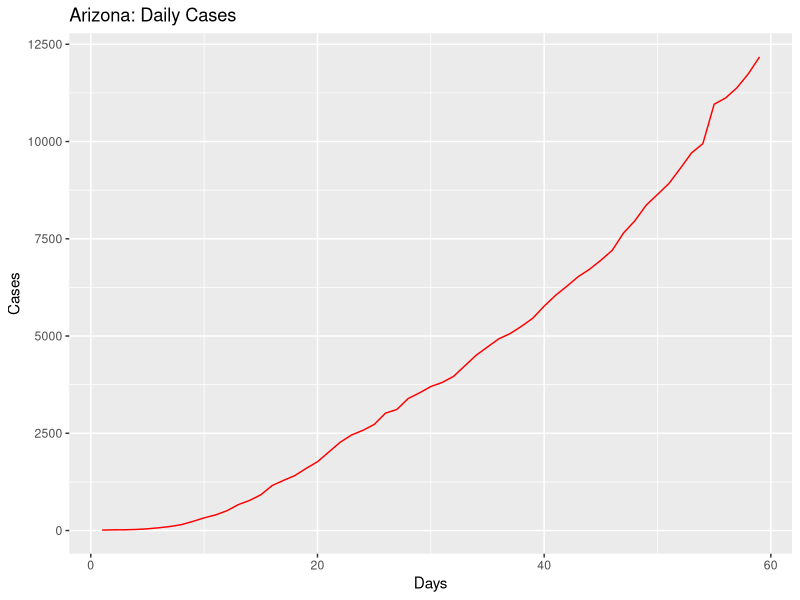
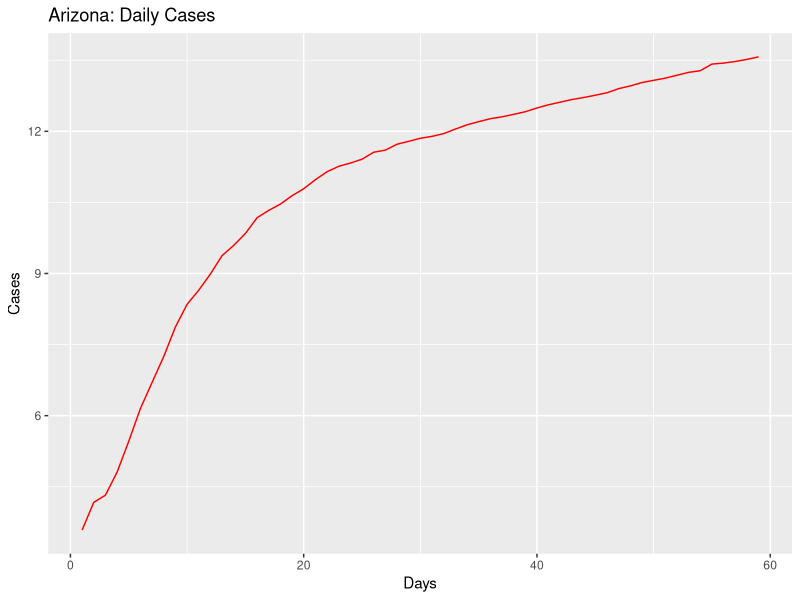
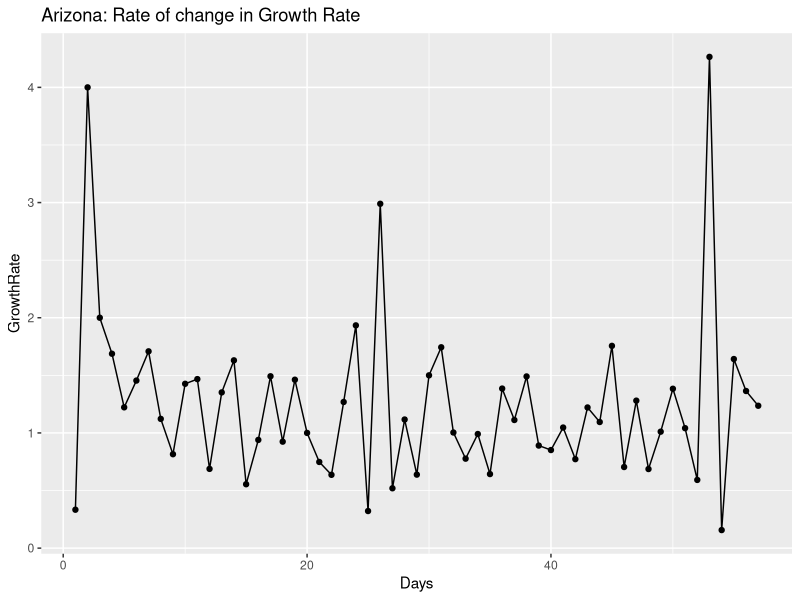
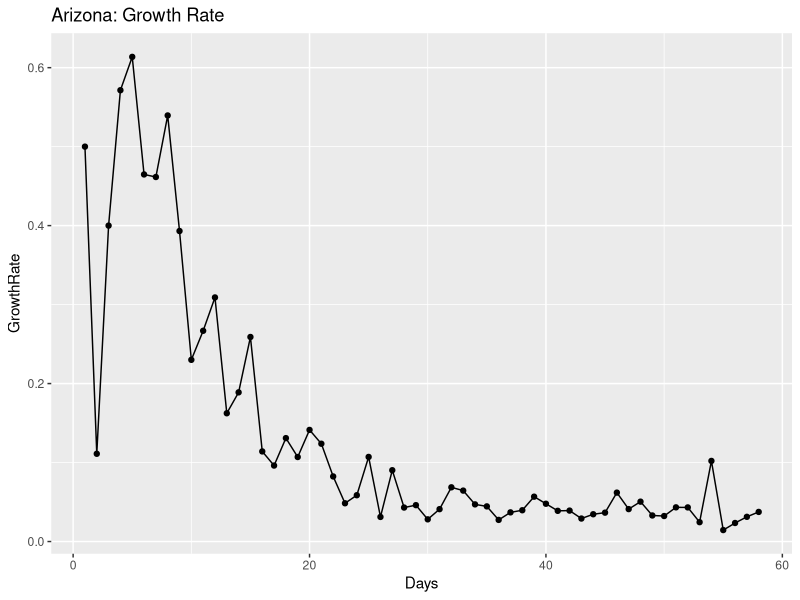
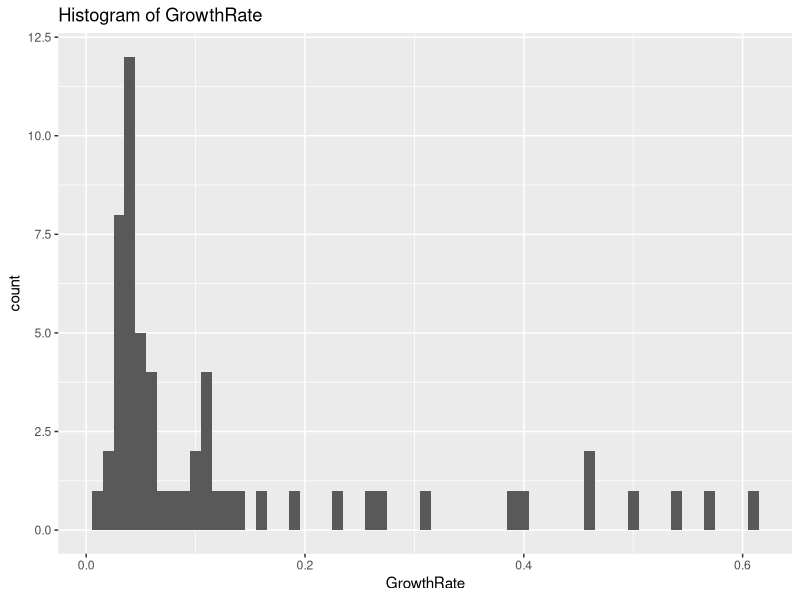
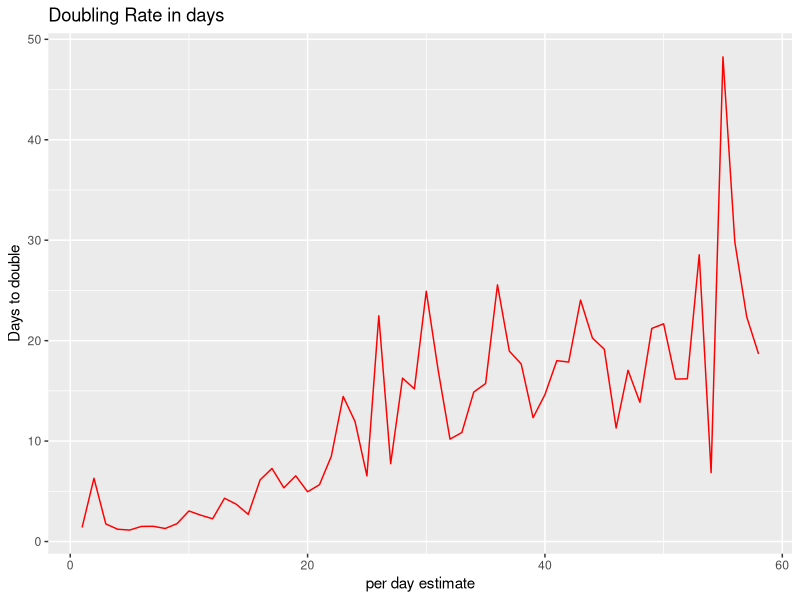
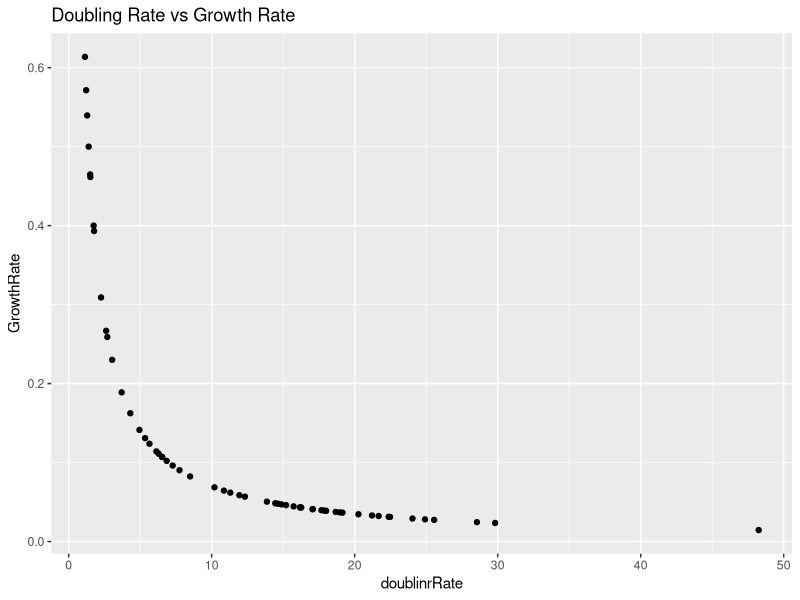
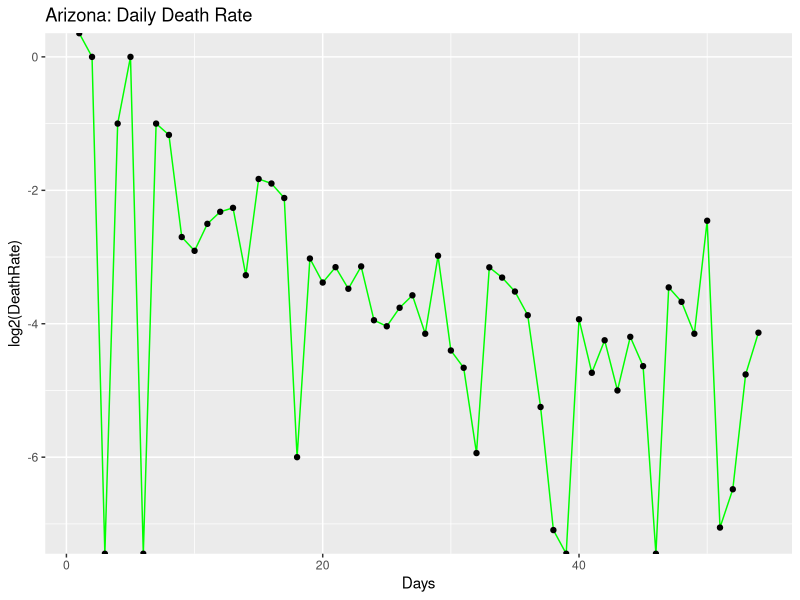

These charts were generated, in order, by the following R code:
## ---- chunk 1
knitr::opts_chunk$set(echo = TRUE)
## ---- chunk 2
library(ggplot2)
library(gridExtra)
library(dplyr)

coronaGrowth <- function(absoluteNumbers){
  growthfactor <- NULL
  absgrowth <- NULL
  for(i in 1:length(absoluteNumbers))
  {
    #print((absoluteNumbers[i]-absoluteNumbers[i+1]/absoluteNumbers[i+1])/absoluteNumbers[i+1])
    growthfactor[i] <- ((absoluteNumbers[i]-absoluteNumbers[i+1]))/(absoluteNumbers[i+1]-absoluteNumbers[i+2])  
    #growthfactor[i] <- ((absoluteNumbers[i]-absoluteNumbers[i+1]))/(absolutenumbers[i])
  }
  
  return (rev(growthfactor))
}

DailyGrowthRate <- function(absoluteNumbers)
{
  growthfactor <- NULL
  absgrowth <- NULL
  for(i in 1:length(absoluteNumbers))
  {
    #print((absoluteNumbers[i]-absoluteNumbers[i+1]/absoluteNumbers[i+1])/absoluteNumbers[i+1])
    growthfactor[i] <- ((absoluteNumbers[i]/absoluteNumbers[i+1]))-1 
    #growthfactor[i] <- ((absoluteNumbers[i]-absoluteNumbers[i+1]))/(absolutenumbers[i])
  }
  
  return (rev(growthfactor))  
}

DoublingRate <- function(absoluteNumbers)
{
  doublingrRate <- NULL
  cumsum <- NULL
  for(i in 1:length(absoluteNumbers))
  {
    
    doublingrRate[i] <- (70/(absoluteNumbers[i]*100))
    
  }
  return ((doublingrRate))  
}

#Calculate the mean and median growth rate:
MeanMediangrowthrate <- function(dataTrend1)
{
  MeanGRTrend <- NULL
  MedianGRTrend <- NULL
  
  for(i in 1:length(dataTrend1$GrowthRate))
  {
    MedianGRTrend[i] <- median(dataTrend1[1:i,"GrowthRate"])
    MeanGRTrend[i] <- mean(dataTrend1[1:i,"GrowthRate"])
  }
  
  dataTrend1$MedianGRT = MedianGRTrend
  dataTrend1$MeanGRT = MeanGRTrend
  
  return(dataTrend1)

}

#Calculate ratio of newdeaths/newcases
newDeathstonewCases <- function(absolutenumbers,totaldeaths)
{
  newCases <- NULL
  newDeaths <- NULL
  for(i in 1:length(absolutenumbers))
  {
    if(i == length(absolutenumbers))
    {
      print("reached the end")
    }else{
     newDeaths[i] = (totaldeaths[i]-totaldeaths[i+1])
     newCases[i] = (absolutenumbers[i]-absolutenumbers[i+1]) 
    }
  }
  

  days <- seq(2:length(absolutenumbers))
 return(data.frame( newDeaths = rev(newDeaths),newCases = rev(newCases),Days = days))
 
}

#Calculate ratio of deaths to totalCases
totalDeathstoCases <- function(absolutenumbers,totaldeaths)
{
  ratio <- NULL
  for(i in 1:length(absolutenumbers))
  {

     ratio[i] = (totaldeaths[i])/(absolutenumbers[i]) 
  }
  
  return(rev(ratio))
}
## ---- chunk 3
#Arizona

absolutenumbers <- c(12176,11736,11380,11119,10960,9945,9707,9305,8919,8640,8364,7962,7648,7202,6948,6716,6526,6280,6045,5769,5459,5251,5064,4929,4719,4507,4234,3962,3806,3702,3539,3393,3112,3018,2726,2575,2456,2269,2019,1769,1598,1413,1289,1157,919,773,665,508,401,326,234,152,104,71,44,28,20,18,12)

totaldeaths <- c(594,562,542,536,532,450,426,395,362,362,348,330,320,304,293,275,275,273,266,249,229,208,187,184,177,169,150,142,131,122,115,108,97,89,80,73,65,64,52,41,32,29,24,20,17,15,13,9,6,6,3,2,2,1,0,0,0,0,0)

#America
#absolutenumbers <- c(101.7*1000,83.8*1000,65.8*1000,53.7*1000,43.8*1000,33.3*1000,25*1000,19*1000,13.7*1000,7.8*1000,6.4*1000,4.6*1000,3.5*1000,2.7*1000)
## ---- chunk 4
growthrate <- na.exclude(coronaGrowth(absolutenumbers))
days <- seq(1:length(growthrate))
dataTrend <- data.frame(GrowthRate = growthrate,Days = days)
print(dataTrend)
p1 <- ggplot(data=dataTrend, aes(x=Days, y=GrowthRate, group=1)) +ggtitle("Arizona: Rate of change in Growth Rate")+
  geom_line()+
  geom_point()

print(dataTrend)
#print(dataTrend1)




growthrate1 <- na.exclude(DailyGrowthRate(absolutenumbers))
doublingrate1 <- na.exclude(DoublingRate(growthrate1))
days1 <- seq(1:length(growthrate1))
dataTrend1 <- data.frame(GrowthRate = growthrate1,Days = days1,doublinrRate = doublingrate1)
print(dataTrend1)
multiplier <- tail(dataTrend1, n = 1)
pred_val <- (head(absolutenumbers, n = 1)*multiplier[,"GrowthRate"])+head(absolutenumbers, n = 1)

p2 <- ggplot(data=dataTrend1, aes(x=Days, y=GrowthRate, group=1)) +ggtitle("Arizona: Growth Rate")+
  geom_line()+
  geom_point()

days <- seq(1:length(absolutenumbers))
growthrate <- append(growthrate, c(1,1),after = 0)
dataOriginal <- data.frame(Cases = rev(absolutenumbers), Days = days)
p3<- ggplot() +geom_line(data=dataOriginal, aes(x=Days, y=Cases,),color = "Red")+labs(title="Arizona: Daily Cases", y="Cases", x="Days")

p3_log<- ggplot() +geom_line(data=dataOriginal, aes(x=Days, y=log2(Cases)),color = "Red")+labs(title="Arizona: Daily Cases", y="Cases", x="Days")+
  #geom_line(data=dataOriginal, aes(x=Days+1, y=Prediction),color = "Blue")
  geom_point()



# Analyze growth rate to get interval of values
summary(dataTrend1$GrowthRate)
dataTrend1%>%select("GrowthRate")%>%summarise(meanGR = mean(GrowthRate), medianGR = median(GrowthRate), sdGR = sd(GrowthRate))
p4 <- ggplot(data = dataTrend1, aes(x = GrowthRate))+ggtitle("Histogram of GrowthRate")+geom_histogram(binwidth = 0.01)


#Analyze the doubling rate
p5<- ggplot() +geom_line(data=dataTrend1, aes(x=Days, y=doublinrRate),color = "Red")+labs(title="Doubling Rate in days", y="Days to double", x ="per day estimate")+
  #geom_line(data=dataOriginal, aes(x=Days+1, y=Prediction),color = "Blue")
  geom_point()

#Scatter plor of Growthrate versus Doubling Rate
p6 <- ggplot()+geom_point(data = dataTrend1, aes(x = doublinrRate, y = GrowthRate))+labs(title = "Doubling Rate vs Growth Rate")

dataTrend1 <- MeanMediangrowthrate(dataTrend1 = dataTrend1)

#Median growth rate trend 
#Median growth rate trend 
p7 <- ggplot()+geom_line(data = dataTrend1, aes(x = Days, y = MedianGRT),color = "Blue")+labs(title = "Arizona Median(BLUE)VsMean(RED) Growth Rate")+geom_line(data=dataTrend1, aes(x=Days , y=MeanGRT),color = "Red")


deathrate1 <- na.exclude(DailyGrowthRate(totaldeaths))
doublingdeathrate1 <- na.exclude(DoublingRate(deathrate1))
days1 <- seq(1:length(deathrate1))
dataDeathTrend1 <- data.frame(DeathRate = deathrate1,Days = days1,doublinrRate = doublingdeathrate1)
#print(dataDeathTrend1)
#multiplier <- tail(totaldeaths, n = 1)
#pred_val <- (head(dataDeathTrend1, n = 1)*multiplier[,"DeathRate"])+head(dataDeathTrend1, n = 1)

p8 <- ggplot(data=dataDeathTrend1, aes(x=Days, y=log2(DeathRate), group=1)) +ggtitle("Arizona: Daily Death Rate")+
  geom_line(color = "Green")+
  geom_point()


rationewdeathtocases <- newDeathstonewCases(absolutenumbers,totaldeaths)

p9 <- ggplot(data=rationewdeathtocases, aes(x=Days, y=log2(newCases), group=1)) +ggtitle("Arizona:newCases(Orange)")+
  geom_line(color = "Orange")+geom_point()

totaldeathstocases <- totalDeathstoCases(absolutenumbers,totaldeaths)
days <- seq(1:length(absolutenumbers))
datatotaldeathstocasesTrend <- data.frame(ratio = totaldeathstocases,Days = days)
#Scatter plot of totalcases to totaldeaths
p10 <- ggplot(data=datatotaldeathstocasesTrend, aes(x=Days, y=ratio, group=1)) +ggtitle("Arizona: TotalDeaths/TotalCases")+
  geom_line(color = "Yellow")+
  geom_point()

#Confidence Interval for mean population GrowthRate:
meanGR = mean(dataTrend1$GrowthRate)
sdGR = sd(dataTrend1$GrowthRate)

uppperlimitGR= meanGR+sdGR
lowerlimitGR = meanGR-sdGR

#Predictions based on: Current Growth Rate, MeanGrowth Rate, Upper GrowthRate, Lower GrowthRate
pred_val_Current <- (head(absolutenumbers, n = 1)*multiplier[,"GrowthRate"])+head(absolutenumbers, n = 1)
pred_val_MeanGR <- (head(absolutenumbers, n = 1)*meanGR)+head(absolutenumbers, n = 1)
pred_val_upperGR <- (head(absolutenumbers, n = 1)*uppperlimitGR)+head(absolutenumbers, n = 1)
pred_val_lowerGR <- (head(absolutenumbers, n = 1)*lowerlimitGR)+head(absolutenumbers, n = 1)

print("Current GR:")
print(multiplier[,"GrowthRate"])
print(pred_val_Current)

print("Mean GR:")
print(meanGR)
print(pred_val_MeanGR)

print("Upperlimit GR:")
print(uppperlimitGR)
print(pred_val_upperGR)

print("Lowerlimit GR:")
print(lowerlimitGR)
print(pred_val_lowerGR)

#Doubling rate:-
DRCurrent <- round(70/(meanGR*100),digits = 0)
DRMedian <- round(70/(median(dataTrend1$GrowthRate)*100),digits = 0)
latestDRCurrent <- round(tail(dataTrend1$doublinrRate,n=1),digits = 0)

## ---- chunk 5
#grid.arrange(p3,p3_log,p1,p2,p4,p5,p6,nrow = 4, ncol = 2)
print(p3)
print(p3_log)
print(p1)
print(p2)
print(p4)
print(p5)
print(p6)
print(p8)
print(p9)
print(p10)
print(p7)
## ---- chunk 6
library(ggplot2)
library(gridExtra)
library(dplyr)

coronaGrowth <- function(absoluteNumbers){
  growthfactor <- NULL
  absgrowth <- NULL
  for(i in 1:length(absoluteNumbers))
  {
    #print((absoluteNumbers[i]-absoluteNumbers[i+1]/absoluteNumbers[i+1])/absoluteNumbers[i+1])
    growthfactor[i] <- ((absoluteNumbers[i]-absoluteNumbers[i+1]))/(absoluteNumbers[i+1]-absoluteNumbers[i+2])  
    #growthfactor[i] <- ((absoluteNumbers[i]-absoluteNumbers[i+1]))/(absolutenumbers[i])
  }
  
  return (rev(growthfactor))
}

DailyGrowthRate <- function(absoluteNumbers)
{
  growthfactor <- NULL
  absgrowth <- NULL
  for(i in 1:length(absoluteNumbers))
  {
    #print((absoluteNumbers[i]-absoluteNumbers[i+1]/absoluteNumbers[i+1])/absoluteNumbers[i+1])
    growthfactor[i] <- ((absoluteNumbers[i]/absoluteNumbers[i+1]))-1 
    #growthfactor[i] <- ((absoluteNumbers[i]-absoluteNumbers[i+1]))/(absolutenumbers[i])
  }
  
  return (rev(growthfactor))  
}

DoublingRate <- function(absoluteNumbers)
{
  doublingrRate <- NULL
  cumsum <- NULL
  for(i in 1:length(absoluteNumbers))
  {
    
    doublingrRate[i] <- (70/(absoluteNumbers[i]*100))
    
  }
  return ((doublingrRate))  
}

#Calculate the mean and median growth rate:
MeanMediangrowthrate <- function(dataTrend1)
{
  MeanGRTrend <- NULL
  MedianGRTrend <- NULL
  
  for(i in 1:length(dataTrend1$GrowthRate))
  {
    MedianGRTrend[i] <- median(dataTrend1[1:i,"GrowthRate"])
    MeanGRTrend[i] <- mean(dataTrend1[1:i,"GrowthRate"])
  }
  
  dataTrend1$MedianGRT = MedianGRTrend
  dataTrend1$MeanGRT = MeanGRTrend
  
  return(dataTrend1)

}

# #Calculate ratio of newdeaths/newcases
# newDeathstonewCases <- function(absolutenumbers,totaldeaths)
# {
#   ratio <- NULL
#   for(i in 1:length(absolutenumbers))
#   {
#     if(i == length(absolutenumbers))
#     {
#       print("reached the end")
#     }else{
#      ratio[i] = (totaldeaths[i]-totaldeaths[i+1])/(absolutenumbers[i]-absolutenumbers[i+1]) 
#     }
#   }
#   
#   return(rev(ratio))
# }

#Calculate ratio of newdeaths/newcases
newDeathstonewCases <- function(absolutenumbers,totaldeaths)
{
  newCases <- NULL
  newDeaths <- NULL
  for(i in 1:length(absolutenumbers))
  {
    if(i == length(absolutenumbers))
    {
      print("reached the end")
    }else{
     newDeaths[i] = (totaldeaths[i]-totaldeaths[i+1])
     newCases[i] = (absolutenumbers[i]-absolutenumbers[i+1]) 
    }
  }
  

  days <- seq(2:length(absolutenumbers))
 return(data.frame( newDeaths = rev(newDeaths),newCases = rev(newCases),Days = days))
 
}

#Calculate ratio of deaths to totalCases
totalDeathstoCases <- function(absolutenumbers,totaldeaths)
{
  ratio <- NULL
  for(i in 1:length(absolutenumbers))
  {

     ratio[i] = (totaldeaths[i])/(absolutenumbers[i]) 
  }
  
  return(rev(ratio))
}

## ---- chunk 7
#Arizona
#absolutenumbers <- c(773,665,508,401,326,234,152,104,71,44,28,20,18,12)

#America

absolutenumbers <- c(1419048,1406797,1376317,1367638,1347309,1321785,1277606,1252584,1237633,1201188,1188122,1160774,1131030,1094464,1048834,1035765,1002963,975.798*1000,945.249*1000,903.775*1000,876.156*1000,831.086*1000,804.759*1000,792.913*1000,762.896*1000,726.856*1000,686.431*1000,654.343*1000,622.412*1000,591.285*1000,573.138*1000,545.934*1000,521.623*1000,489.646*1000,454.615*1000,418.451*1000,386.571*1000,355.834*1000,327.871*1000,300.432*1000,265.506*1000,235.281*1000,205.035*1000,176.518*1000,145.369*1000,133.094*1000,123.578*1000,101.7*1000,83.8*1000,65.8*1000,53.7*1000,43.8*1000,33.3*1000,25*1000,19*1000,13.7*1000,7.8*1000,6.4*1000,4.6*1000,3.5*1000,2.7*1000)

totaldeaths <- c(84243,83284,81157,80787,80037,78615,76052,73797,72271,69142,68598,67444,65753,63287,60495,59266,56387,54941,53243,50988,49648,46249,43995,42517,40495,38200,35578,33490,27549,24618,22930,21474,20057,18325,16691,14791,12851,10880,9622,8457,7127,6081,5107,4057,3143,2585,2222,1697,1296,1028,781,556,414,301,255,206,150,110,87,69,57,48,41,38,30,26,22,19,15,12,11,9,6,1,1)




## ---- chunk 8
growthrate <- na.exclude(coronaGrowth(absolutenumbers))
days <- seq(1:length(growthrate))
dataTrend <- data.frame(GrowthRate = growthrate,Days = days)
print(dataTrend)
p1 <- ggplot(data=dataTrend, aes(x=Days, y=GrowthRate, group=1)) +ggtitle("US: Rate of change in Growth Rate")+
  geom_line()+
  geom_point()

print(dataTrend)
#print(dataTrend1)




growthrate1 <- na.exclude(DailyGrowthRate(absolutenumbers))
doublingrate1 <- na.exclude(DoublingRate(growthrate1))
days1 <- seq(1:length(growthrate1))
dataTrend1 <- data.frame(GrowthRate = growthrate1,Days = days1,doublinrRate = doublingrate1)
print(dataTrend1)
multiplier <- tail(dataTrend1, n = 1)
pred_val <- (head(absolutenumbers, n = 1)*multiplier[,"GrowthRate"])+head(absolutenumbers, n = 1)

p2 <- ggplot(data=dataTrend1, aes(x=Days, y=GrowthRate, group=1)) +ggtitle("US: Growth Rate")+
  geom_line()+
  geom_point()

days <- seq(1:length(absolutenumbers))
growthrate <- append(growthrate, c(1,1),after = 0)
dataOriginal <- data.frame(Cases = rev(absolutenumbers), Days = days)
p3<- ggplot() +geom_line(data=dataOriginal, aes(x=Days, y=Cases,),color = "Red")+labs(title="US: Daily Cases", y="Cases", x="Days")

p3_log<- ggplot() +geom_line(data=dataOriginal, aes(x=Days, y=log2(Cases)),color = "Red")+labs(title="US: Daily Cases", y="Cases", x="Days")+
  #geom_line(data=dataOriginal, aes(x=Days+1, y=Prediction),color = "Blue")
  geom_point()



# Analyze growth rate to get interval of values
summary(dataTrend1$GrowthRate)
dataTrend1%>%select("GrowthRate")%>%summarise(meanGR = mean(GrowthRate), medianGR = median(GrowthRate), sdGR = sd(GrowthRate))
p4 <- ggplot(data = dataTrend1, aes(x = GrowthRate))+ggtitle("Histogram of GrowthRate")+geom_histogram(binwidth = 0.01)


#Analyze the doubling rate
p5<- ggplot() +geom_line(data=dataTrend1, aes(x=Days, y=doublinrRate),color = "Red")+labs(title="Doubling Rate in days", y="Days to double", x ="per day estimate")+
  #geom_line(data=dataOriginal, aes(x=Days+1, y=Prediction),color = "Blue")
  geom_point()

#Scatter plor of Growthrate versus Doubling Rate
p6 <- ggplot()+geom_point(data = dataTrend1, aes(x = doublinrRate, y = GrowthRate))+labs(title = "Doubling Rate vs Growth Rate")

dataTrend1 <- MeanMediangrowthrate(dataTrend1 = dataTrend1)


#Median growth rate trend 
#Median growth rate trend 
p7 <- ggplot()+geom_line(data = dataTrend1, aes(x = Days, y = MedianGRT),color = "Blue")+labs(title = "US Median(BLUE)VsMean(RED) Growth Rate")+geom_line(data=dataTrend1, aes(x=Days , y=MeanGRT),color = "Red")

deathrate1 <- na.exclude(DailyGrowthRate(totaldeaths))
doublingdeathrate1 <- na.exclude(DoublingRate(deathrate1))
days1 <- seq(1:length(deathrate1))
dataDeathTrend1 <- data.frame(DeathRate = deathrate1,Days = days1,doublinrRate = doublingdeathrate1)
#print(dataDeathTrend1)
#multiplier <- tail(totaldeaths, n = 1)
#pred_val <- (head(dataDeathTrend1, n = 1)*multiplier[,"DeathRate"])+head(dataDeathTrend1, n = 1)

p8 <- ggplot(data=dataDeathTrend1, aes(x=Days, y=log2(DeathRate), group=1)) +ggtitle("US: Daily Death Rate")+
  geom_line(color = "Green")+
  geom_point()

rationewdeathtocases <- newDeathstonewCases(absolutenumbers,totaldeaths)

p9 <- ggplot(data=rationewdeathtocases, aes(x=Days, y=log2(newCases), group=1)) +ggtitle("US:newCases(Orange)")+
  geom_line(color = "Orange")+geom_point()
totaldeathstocases <- totalDeathstoCases(absolutenumbers,totaldeaths)
days <- seq(1:length(absolutenumbers))
datatotaldeathstocasesTrend <- data.frame(ratio = totaldeathstocases,Days = days)
#Scatter plot of totalcases to totaldeaths
p10 <- ggplot(data=datatotaldeathstocasesTrend, aes(x=Days, y=ratio, group=1)) +ggtitle("US: TotalDeaths/TotalCases")+
  geom_line(color = "Yellow")+
  geom_point()
#Confidence Interval for mean population GrowthRate:
meanGR = mean(dataTrend1$GrowthRate)
sdGR = sd(dataTrend1$GrowthRate)

uppperlimitGR= meanGR+sdGR
lowerlimitGR = meanGR-sdGR

#Predictions based on: Current Growth Rate, MeanGrowth Rate, Upper GrowthRate, Lower GrowthRate
pred_val_Current <- (head(absolutenumbers, n = 1)*multiplier[,"GrowthRate"])+head(absolutenumbers, n = 1)
pred_val_MeanGR <- (head(absolutenumbers, n = 1)*meanGR)+head(absolutenumbers, n = 1)
pred_val_upperGR <- (head(absolutenumbers, n = 1)*uppperlimitGR)+head(absolutenumbers, n = 1)
pred_val_lowerGR <- (head(absolutenumbers, n = 1)*lowerlimitGR)+head(absolutenumbers, n = 1)

print("Current GR:")
print(multiplier[,"GrowthRate"])
print(pred_val_Current)

print("Mean GR:")
print(meanGR)
print(pred_val_MeanGR)

print("Upperlimit GR:")
print(uppperlimitGR)
print(pred_val_upperGR)

print("Lowerlimit GR:")
print(lowerlimitGR)
print(pred_val_lowerGR)

#Doubling rate:-
DRCurrent <- round(70/(meanGR*100),digits = 0)
DRMedian <- round(70/(median(dataTrend1$GrowthRate)*100),digits = 0)
latestDRCurrent <- round(tail(dataTrend1$doublinrRate,n=1),digits = 0)

## ---- chunk 9
#grid.arrange(p3,p3_log,p1,p2,p4,p5,p6,nrow = 4, ncol = 2)
print(p3)
print(p3_log)
print(p1)
print(p2)
print(p4)
print(p5)
print(p6)
print(p8)
print(p9)
print(p10)
print(p7)
## ---- chunk 10
library(ggplot2)
library(gridExtra)
library(dplyr)

coronaGrowth <- function(absoluteNumbers){
  growthfactor <- NULL
  absgrowth <- NULL
  for(i in 1:length(absoluteNumbers))
  {
    #print((absoluteNumbers[i]-absoluteNumbers[i+1]/absoluteNumbers[i+1])/absoluteNumbers[i+1])
    growthfactor[i] <- ((absoluteNumbers[i]-absoluteNumbers[i+1]))/(absoluteNumbers[i+1]-absoluteNumbers[i+2])  
    #growthfactor[i] <- ((absoluteNumbers[i]-absoluteNumbers[i+1]))/(absolutenumbers[i])
  }
  
  return (rev(growthfactor))
}

DailyGrowthRate <- function(absoluteNumbers)
{
  growthfactor <- NULL
  absgrowth <- NULL
  for(i in 1:length(absoluteNumbers))
  {
    #print((absoluteNumbers[i]-absoluteNumbers[i+1]/absoluteNumbers[i+1])/absoluteNumbers[i+1])
    growthfactor[i] <- ((absoluteNumbers[i]/absoluteNumbers[i+1]))-1 
    #growthfactor[i] <- ((absoluteNumbers[i]-absoluteNumbers[i+1]))/(absolutenumbers[i])
  }
  
  return (rev(growthfactor))  
}

DoublingRate <- function(absoluteNumbers)
{
  doublingrRate <- NULL
  cumsum <- NULL
  for(i in 1:length(absoluteNumbers))
  {
    
    doublingrRate[i] <- (70/(absoluteNumbers[i]*100))
    
  }
  return ((doublingrRate))  
}

#Calculate the mean and median growth rate:
MeanMediangrowthrate <- function(dataTrend1)
{
  MeanGRTrend <- NULL
  MedianGRTrend <- NULL
  
  for(i in 1:length(dataTrend1$GrowthRate))
  {
    MedianGRTrend[i] <- median(dataTrend1[1:i,"GrowthRate"])
    MeanGRTrend[i] <- mean(dataTrend1[1:i,"GrowthRate"])
  }
  
  dataTrend1$MedianGRT = MedianGRTrend
  dataTrend1$MeanGRT = MeanGRTrend
  
  return(dataTrend1)

}

#Calculate ratio of newdeaths/newcases
# newDeathstonewCases <- function(absolutenumbers,totaldeaths)
# {
#   ratio <- NULL
#   for(i in 1:length(absolutenumbers))
#   {
#     if(i == length(absolutenumbers))
#     {
#       print("reached the end")
#     }else{
#      ratio[i] = (totaldeaths[i]-totaldeaths[i+1])/(absolutenumbers[i]-absolutenumbers[i+1]) 
#     }
#   }
#   
#   return(rev(ratio))
# }

#Calculate ratio of newdeaths/newcases
newDeathstonewCases <- function(absolutenumbers,totaldeaths)
{
  newCases <- NULL
  newDeaths <- NULL
  for(i in 1:length(absolutenumbers))
  {
    if(i == length(absolutenumbers))
    {
      print("reached the end")
    }else{
     newDeaths[i] = (totaldeaths[i]-totaldeaths[i+1])
     newCases[i] = (absolutenumbers[i]-absolutenumbers[i+1]) 
    }
  }
  

  days <- seq(2:length(absolutenumbers))
 return(data.frame( newDeaths = rev(newDeaths),newCases = rev(newCases),Days = days))
 
}

#Calculate ratio of deaths to totalCases
totalDeathstoCases <- function(absolutenumbers,totaldeaths)
{
  ratio <- NULL
  for(i in 1:length(absolutenumbers))
  {

     ratio[i] = (totaldeaths[i])/(absolutenumbers[i]) 
  }
  
  return(rev(ratio))
}
## ---- chunk 11
#Arizona
#absolutenumbers <- c(773,665,508,401,326,234,152,104,71,44,28,20,18,12)

#America
absolutenumbers <- c(78055,74243,70765,67161,62808,59695,56325,52987,49400,44870,42505,39699,37257,34862,31787,31324,29451,26917,24942,24434,21797,20471,18985,18601,14792,13835,12759,12320,10941,9635,9166,8339,7598,6653,5749,5311,4778,3588,3082,2567,2341,1637,1397,1251,1071,1024,987,887,727,657,536,499,396,332,249,194,169,143,129,114,100,82,74,62,62,47,40,34,31,30,29,7,6,3,3,3,3,3,3,3,3,3,3,3,3,3,3,3)

totaldeaths <- c(2551,2415,2294,2212,2101,1985,1889,1785,1693,1452,1391,1323,1223,1154,1008,1008,939,826,780,780,686,652,603,592,488,452,423,405,368,331,325,288,246,227,178,160,136,118,99,86,72,58,35,27,24,20,20,12,10,10,7,5,5,4,3,3,2,2,2,2,1,0,0,0,0,0,0,0,0,0,0,0,0,0,0,0,0,0,0,0,0,0,0,0,0,0,0,0)
## ---- chunk 12
growthrate <- na.exclude(coronaGrowth(absolutenumbers))
days <- seq(1:length(growthrate))
dataTrend <- data.frame(GrowthRate = growthrate,Days = days)
print(dataTrend)
p1 <- ggplot(data=dataTrend, aes(x=Days, y=GrowthRate, group=1)) +ggtitle("US: Rate of change in Growth Rate")+
  geom_line()+
  geom_point()

print(dataTrend)
#print(dataTrend1)




growthrate1 <- na.exclude(DailyGrowthRate(absolutenumbers))
doublingrate1 <- na.exclude(DoublingRate(growthrate1))
days1 <- seq(1:length(growthrate1))
dataTrend1 <- data.frame(GrowthRate = growthrate1,Days = days1,doublinrRate = doublingrate1)
print(dataTrend1)
multiplier <- tail(dataTrend1, n = 1)
pred_val <- (head(absolutenumbers, n = 1)*multiplier[,"GrowthRate"])+head(absolutenumbers, n = 1)

p2 <- ggplot(data=dataTrend1, aes(x=Days, y=GrowthRate, group=1)) +ggtitle("India: Growth Rate")+
  geom_line()+
  geom_point()

days <- seq(1:length(absolutenumbers))
growthrate <- append(growthrate, c(1,1),after = 0)
dataOriginal <- data.frame(Cases = rev(absolutenumbers), Days = days)
p3<- ggplot() +geom_line(data=dataOriginal, aes(x=Days, y=Cases,),color = "Red")+labs(title="India: Daily Cases", y="Cases", x="Days")

p3_log<- ggplot() +geom_line(data=dataOriginal, aes(x=Days, y=log2(Cases)),color = "Red")+labs(title="India: Daily Cases", y="Cases", x="Days")+
  #geom_line(data=dataOriginal, aes(x=Days+1, y=Prediction),color = "Blue")
  geom_point()



# Analyze growth rate to get interval of values
summary(dataTrend1$GrowthRate)
dataTrend1%>%select("GrowthRate")%>%summarise(meanGR = mean(GrowthRate), medianGR = median(GrowthRate), sdGR = sd(GrowthRate))
p4 <- ggplot(data = dataTrend1, aes(x = GrowthRate))+ggtitle("Histogram of GrowthRate")+geom_histogram(binwidth = 0.01)


#Analyze the doubling rate
p5<- ggplot() +geom_line(data=dataTrend1, aes(x=Days, y=doublinrRate),color = "Red")+labs(title="Doubling Rate in days", y="Days to double", x ="per day estimate")+
  #geom_line(data=dataOriginal, aes(x=Days+1, y=Prediction),color = "Blue")
  geom_point()

#Scatter plor of Growthrate versus Doubling Rate
p6 <- ggplot()+geom_point(data = dataTrend1, aes(x = doublinrRate, y = GrowthRate))+labs(title = "Doubling Rate vs Growth Rate")

dataTrend1 <- MeanMediangrowthrate(dataTrend1 = dataTrend1)


#Median growth rate trend 
p7 <- ggplot()+geom_line(data = dataTrend1, aes(x = Days, y = MedianGRT),color = "Blue")+labs(title = "India Median(BLUE)VsMean(RED) Growth Rate")+geom_line(data=dataTrend1, aes(x=Days , y=MeanGRT),color = "Red")

deathrate1 <- na.exclude(DailyGrowthRate(totaldeaths))
doublingdeathrate1 <- na.exclude(DoublingRate(deathrate1))
days1 <- seq(1:length(deathrate1))
dataDeathTrend1 <- data.frame(DeathRate = deathrate1,Days = days1,doublinrRate = doublingdeathrate1)
#print(dataDeathTrend1)
#multiplier <- tail(totaldeaths, n = 1)
#pred_val <- (head(dataDeathTrend1, n = 1)*multiplier[,"DeathRate"])+head(dataDeathTrend1, n = 1)

p8 <- ggplot(data=dataDeathTrend1, aes(x=Days, y=log2(DeathRate), group=1)) +ggtitle("India: Daily Death Rate")+
  geom_line(color = "Green")+
  geom_point()

rationewdeathtocases <- newDeathstonewCases(absolutenumbers,totaldeaths)

p9 <- ggplot(data=rationewdeathtocases, aes(x=Days, y=log2(newCases), group=1)) +ggtitle("India:newCases(Orange)")+
  geom_line(color = "Orange")+geom_point()

totaldeathstocases <- totalDeathstoCases(absolutenumbers,totaldeaths)
days <- seq(1:length(absolutenumbers))
datatotaldeathstocasesTrend <- data.frame(ratio = totaldeathstocases,Days = days)
#Scatter plot of totalcases to totaldeaths
p10 <- ggplot(data=datatotaldeathstocasesTrend, aes(x=Days, y=ratio, group=1)) +ggtitle("India: TotalDeaths/TotalCases")+
  geom_line(color = "Yellow")+
  geom_point()

#Confidence Interval for mean population GrowthRate:
meanGR = mean(dataTrend1$GrowthRate)
sdGR = sd(dataTrend1$GrowthRate)

uppperlimitGR= meanGR+sdGR
lowerlimitGR = meanGR-sdGR

#Predictions based on: Current Growth Rate, MeanGrowth Rate, Upper GrowthRate, Lower GrowthRate
pred_val_Current <- (head(absolutenumbers, n = 1)*multiplier[,"GrowthRate"])+head(absolutenumbers, n = 1)
pred_val_MeanGR <- (head(absolutenumbers, n = 1)*meanGR)+head(absolutenumbers, n = 1)
pred_val_upperGR <- (head(absolutenumbers, n = 1)*uppperlimitGR)+head(absolutenumbers, n = 1)
pred_val_lowerGR <- (head(absolutenumbers, n = 1)*lowerlimitGR)+head(absolutenumbers, n = 1)

print("Current GR:")
print(multiplier[,"GrowthRate"])
print(pred_val_Current)

print("Mean GR:")
print(meanGR)
print(pred_val_MeanGR)

print("Upperlimit GR:")
print(uppperlimitGR)
print(pred_val_upperGR)

print("Lowerlimit GR:")
print(lowerlimitGR)
print(pred_val_lowerGR)

#Doubling rate:-
DRCurrent <- round(70/(meanGR*100),digits = 0)
DRMedian <- round(70/(median(dataTrend1$GrowthRate)*100),digits = 0)
latestDRCurrent <- round(tail(dataTrend1$doublinrRate,n=1),digits = 0)

## ---- chunk 13
#grid.arrange(p3,p3_log,p1,p2,p4,p5,p6,nrow = 4, ncol = 2)
print(p3)
print(p3_log)
print(p1)
print(p2)
print(p4)
print(p5)
print(p6)
print(p8)
print(p9)
print(p10)
print(p7)
